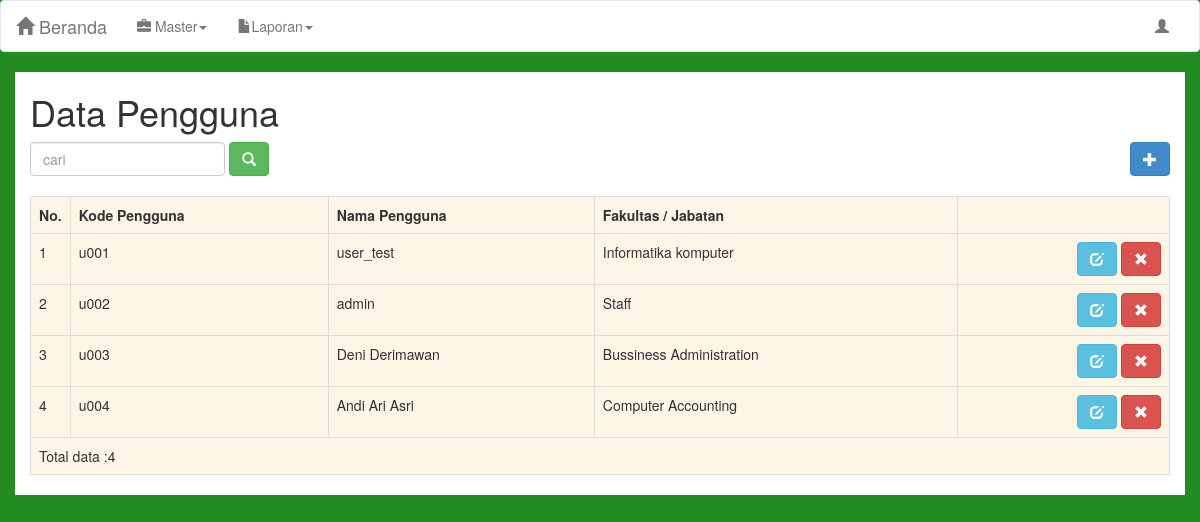
Page /master/users/index.php (signed in) on the earlier database version.
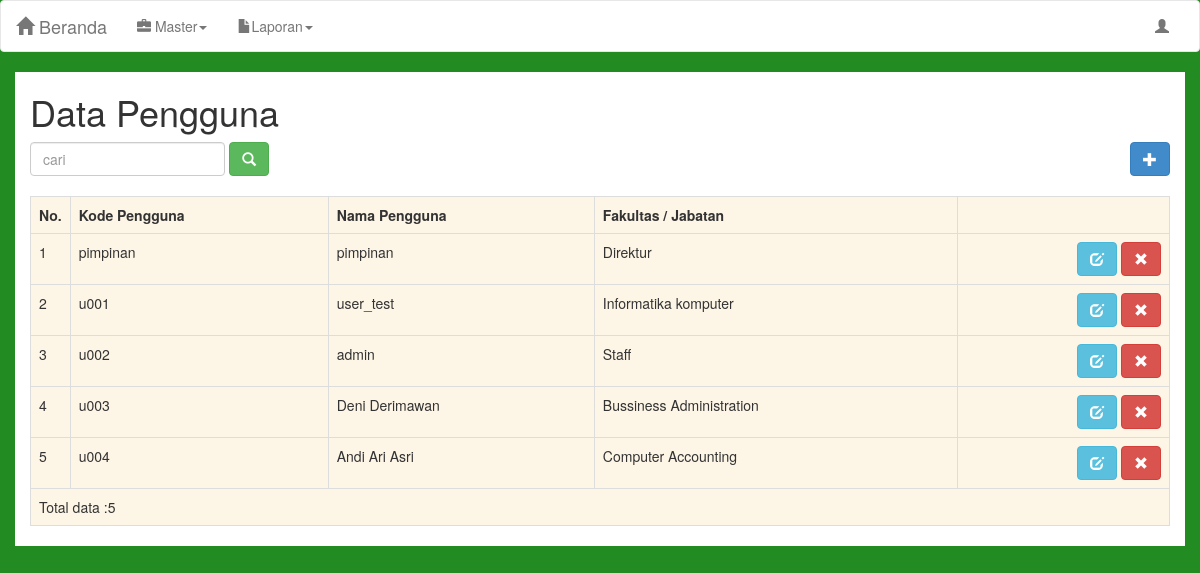
Same page on the later database version.
### tables this page shows
CREATE TABLE IF NOT EXISTS `users` (
  `id` int(11) NOT NULL AUTO_INCREMENT,
  `kode_user` varchar(20) NOT NULL,
  `password` varchar(255) NOT NULL,
  `nama` varchar(50) NOT NULL,
  `fakultas` varchar(30) NOT NULL,
  `level` char(1) NOT NULL,
  `angkatan` varchar(20) NOT NULL,
  `foto` varchar(255) NOT NULL,
  PRIMARY KEY (`id`)
);

### koneksi/dbh.php (called while the page is built)
<?php
	class DBH {
		private static $dns="mysql:dbname=eub;host=localhost;";
		private static $user = "root";
		private static $pass= "";
		public static function createConnection()
		{
			return new PDO(self::$dns,self::$user,self::$pass);
		}
	}
?>

### master/users/repository.php (called while the page is built, shortened)
<?php
	require_once "../../koneksi/dbh.php";
	class Repository{
		private $dbh;
		private $rowCount;
		private $query = "SELECT * FROM users ORDER BY kode_user";
		public function __construct()
		{
			$this->dbh = DBH::createConnection();
		}
		public function getAll()
		{
			$query = $this->dbh->prepare($this->query);
			$query->execute();
			$this->rowCount = $query->rowCount();
			return $query->fetchAll(PDO::FETCH_OBJ);
		}
		public function rowCount()
		{
			return $this->rowCount;
		}
	}
?>

### master/users/index.php (the view, shortened to what this page needs)
<?php session_start();
	include_once '../../layout/webmin/navbar.php';
$repo = new Repository();
if (isset($_GET['q']))
	{
		$result = $repo->getByKatakunci($_GET['q']);
	}
	else
	{
		$result= $repo->getAll();
	}
?>
<!DOCTYPE html>
<html lang="en">
<head>
	<link rel="stylesheet" type="text/css" href="../../css/bootstrap.min.css">
    <link rel="stylesheet" type="text/css" href="../../css/customes.css">
</head>
<body>
<div class="container">
<h1>Data Pengguna</h1>
	<div class="row">
		<div class="col-md-4">
			<form class="form-inline" method="get">
				<input type="text" class="form-control" placeholder="cari" name="q">
				<button type="submit" class="btn btn-success"><i class="glyphicon glyphicon-search"></i></button>
			</form><br>
		</div>
		<div class="col-md-4">
		</div>
		<div class="col-md-4" align="right" >
			<a href="insert.php"><button class="btn btn-primary" ><i class="glyphicon glyphicon-plus"></i></button></a>
		</div>
	</div>
	<table class="table table-bordered">
		<tr>
			<th width="20">No.</th>
			<th>Kode Pengguna</th>
			<th>Nama Pengguna</th>
			<th>Fakultas / Jabatan</th>
		</tr>
		<?php
			$no = 1;
			foreach ($result as $row)
				{
		?>
		<tr>
			<td><?php echo $no++; ?></td>
			<td><?php echo $row->kode_user; ?></td>
			<td><?php echo $row->nama; ?></td>
			<td><?php echo $row->fakultas; ?></td>
			<td align="right">
			<a href="edit.php?id=<?php echo $row->id; ?>"><button class="btn btn-info" ><i class="glyphicon glyphicon-edit"></i></button></a>
			<a href="index.php?id=<?php echo $row->id; ?>&aksi=hapus" onclick="return confirm('Yakin akan di hapus');"><button class="btn btn-danger" ><i class="glyphicon glyphicon-remove"></i></button></a>
			</td>
		</tr>
		<?php
			}
		?>
		<tr>
			<td colspan="5">
				<?php
					echo "Total data :".$repo->rowCount();
				?>
			</td>
		</tr>
	</table>
</div>
</body>
</html>

### layout/webmin/navbar.php (shortened to what this page needs)
<!DOCTYPE html>
<html lang="en">
  <head>
    <link rel="stylesheet" type="text/css" href="../../css/bootstrap.min.css">
    <link rel="stylesheet" type="text/css" href="../../css/customes.css">
    <link href="carousel.css" rel="stylesheet">
  </head>
  <body>
<nav class="navbar navbar-default" role="navigation">
  <div class="container-fluid">
    <div class="navbar-header">
      <a class="navbar-brand" href="../../index2.php"><span class="glyphicon glyphicon-home" ></span>
Beranda</a>
    </div>
    <div class="collapse navbar-collapse" id="bs-example-navbar-collapse-1">
      <ul class="nav navbar-nav">
        <li class="dropdown">
          <a href="#" class="dropdown-toggle" data-toggle="dropdown"><span class="glyphicon glyphicon-briefcase"></span> Master<b class="caret"></b></a>
        </li>
        <li class="dropdown">
          <a href="#" class="dropdown-toggle" data-toggle="dropdown"><span class="glyphicon glyphicon-file"></span>Laporan<b class="caret"></b></a>
        </li>
      </ul>
      <ul class="nav navbar-nav navbar-right">
        <li>
          <a href="../../logout.php" data-toggle="tooltip" data-placement="bottom" title="Log Out"><span class="glyphicon glyphicon-user"></span></a>
        </li>
      </ul>
    </div>
  </div>
</nav>
</body>
</html>

### css/customes.css (style rules this page uses)
*.navbar { background-color:white; }
a { -moz-transition: all 0.5s ease-out; -o-transition: all 0.5s ease-out; -webkit-transition: all 0.5s ease-out; -ms-transition: all 0.5s ease-out; transition: all 0.5s ease-out; color: #F7981C; }
body { background-color: #228B22; }
.table { background-color: #fdf5e6; }
.container { background-color: white; }
.row { background-color: white; }

Differences in the rows shown:
added users: kode_user "pimpinan", nama "pimpinan", fakultas "Direktur"
Other differences:
$repo->rowCount(): "4" → "5"
